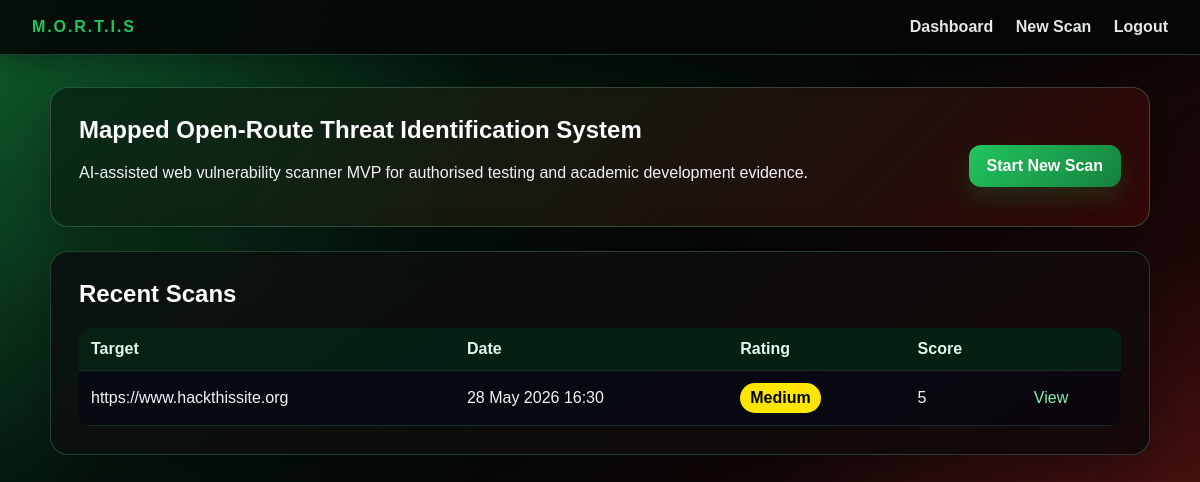
Page /dashboard (signed in) on the earlier database version.
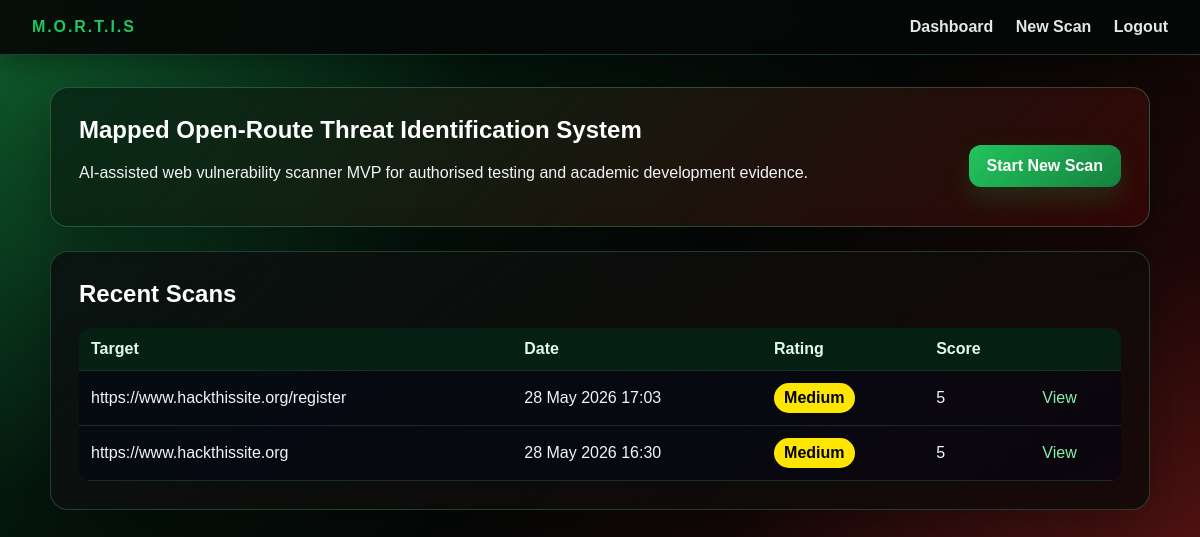
Same page on the later database version.
### app/models.py (models this page shows)
class Scan(db.Model):
    id = db.Column(db.Integer, primary_key=True)
    target_url = db.Column(db.String(500), nullable=False)
    created_at = db.Column(db.DateTime, default=datetime.utcnow)
    overall_score = db.Column(db.Integer, default=0)
    overall_rating = db.Column(db.String(20), default="Low")
    report_summary = db.Column(db.Text, default="")
    findings = db.relationship(
        "Finding",
        backref="scan",
        cascade="all, delete-orphan",
        lazy=True,
        order_by="Finding.score.desc()"
    )

### app/routes.py (the view)
@bp.route("/dashboard")
@login_required
def dashboard():
    scans = Scan.query.order_by(Scan.created_at.desc()).limit(10).all()
    return render_template("dashboard.html", scans=scans)

### app/routes.py (called while the page is built)
def login_required(view):
    @wraps(view)
    def wrapped(*args, **kwargs):
        if "user_id" not in session:
            return redirect(url_for("main.login"))
        return view(*args, **kwargs)
    return wrapped

### app/templates/dashboard.html
{% extends "base.html" %}
{% block content %}
<section class="hero">
    <div>
      <h1>Mapped Open-Route Threat Identification System</h1>
      <p>AI-assisted web vulnerability scanner MVP for authorised testing and academic development evidence.</p>
    </div>
  <a class="button" href="{{ url_for('main.scan') }}">Start New Scan</a>
</section>
<section class="card">
  <h2>Recent Scans</h2>
  {% if scans %}
  <table>
    <thead><tr><th>Target</th><th>Date</th><th>Rating</th><th>Score</th><th></th></tr></thead>
    <tbody>
    {% for scan in scans %}
      <tr>
        <td>{{ scan.target_url }}</td>
        <td>{{ scan.created_at.strftime('%d %b %Y %H:%M') }}</td>
        <td><span class="badge {{ scan.overall_rating|lower }}">{{ scan.overall_rating }}</span></td>
        <td>{{ scan.overall_score }}</td>
        <td><a href="{{ url_for('main.results', scan_id=scan.id) }}">View</a></td>
      </tr>
    {% endfor %}
    </tbody>
  </table>
  {% else %}
    <p class="muted">No scans yet. Run your first authorised scan.</p>
  {% endif %}
</section>
{% endblock %}

### app/templates/base.html (shortened to what this page needs)
<!doctype html>
<html lang="en">
<head>
  <link rel="stylesheet" href="{{ url_for('static', filename='css/style.css') }}">
</head>
<body>
  <header class="topbar">
    <div class="brand">M.O.R.T.I.S</div>
    <nav>
      {% if session.get('user_id') %}
        <a href="{{ url_for('main.dashboard') }}">Dashboard</a>
        <a href="{{ url_for('main.scan') }}">New Scan</a>
        <a href="{{ url_for('main.logout') }}">Logout</a>
      {% endif %}
    </nav>
  </header>
  <main class="container">
    {% block content %}{% endblock %}
  </main>
</body>
</html>

### app/static/css/style.css (style rules this page uses)
:root { --bg: #050807; --bg-red: #3a0707; --bg-green:#062915; --panel: rgba(10, 18, 16, 0.92); --panel-2: rgba(18, 8, 8, 0.88); --text: #f3f4f6; --muted: #a7b7ad; --line: rgba(110, 231, 183, 0.22); --accent: #ef4444; --accent-2:#22c55e; --danger: #dc2626; --success: #16a34a; }
*, *::before, *::after { box-sizing: border-box; }
body { margin: 0; font-family: Arial, sans-serif; color: var(--text); background: radial-gradient(circle at top left, rgba(34, 197, 94, 0.34), transparent 34%), radial-gradient(circle at bottom right, rgba(239, 68, 68, 0.34), transparent 38%), linear-gradient(135deg, var(--bg-green) 0%, var(--bg) 48%, var(--bg-red) 100%); background-attachment: fixed; }
h1, h2, h3 { margin-top: 0; color: #ffffff; }
a { color: #86efac; text-decoration: none; }
.topbar { position: sticky; top: 0; display: flex; justify-content: space-between; align-items: center; padding: 18px 32px; background: rgba(5, 8, 7, 0.92); border-bottom: 1px solid rgba(110, 231, 183, 0.24); box-shadow: 0 8px 28px rgba(0, 0, 0, 0.35); backdrop-filter: blur(8px); }
.topbar .brand { font-weight: 800; letter-spacing: 0.12em; color: var(--accent-2); }
.topbar nav a { margin-left: 18px; color: #e5e7eb; font-weight: 700; }
.container { width: min(1100px, 94%); margin: 32px auto; }
.hero { display: flex; justify-content: space-between; align-items: center; gap: 24px; padding: 28px; margin-bottom: 24px; background: linear-gradient(135deg, rgba(6, 41, 21, 0.92), rgba(58, 7, 7, 0.76)); border: 1px solid rgba(110, 231, 183, 0.26); border-radius: 18px; box-shadow: 0 20px 55px rgba(0, 0, 0, 0.32); }
.card { padding: 28px; margin-bottom: 24px; background: linear-gradient(145deg, var(--panel), var(--panel-2)); border: 1px solid rgba(110, 231, 183, 0.22); border-radius: 18px; box-shadow: 0 20px 60px rgba(0, 0, 0, 0.32); }
button, .button { display: inline-block; margin-top: 18px; padding: 12px 18px; background: linear-gradient(135deg, var(--accent-2), #15803d); color: #ffffff; font-weight: 800; border: 0; border-radius: 12px; cursor: pointer; box-shadow: 0 12px 24px rgba(22, 163, 74, 0.20); }
table { width: 100%; border-collapse: collapse; background: rgba(2, 6, 23, 0.45); border-radius: 12px; overflow: hidden; }
th, td { padding: 12px; text-align: left; border-bottom: 1px solid rgba(110, 231, 183, 0.16); }
th { color: #dcfce7; background: rgba(6, 41, 21, 0.72); }
.badge { display: inline-block; padding: 6px 10px; background: #334155; color: #ffffff; font-weight: 800; border-radius: 999px; }
.badge.medium { background: #ffe600; color: #000000; }

Differences in the rows shown:
added Scan: target_url "https://www.hackthissite.org/register", created_at "28 May 2026 17:03", overall_rating "Medium", overall_score "5"
